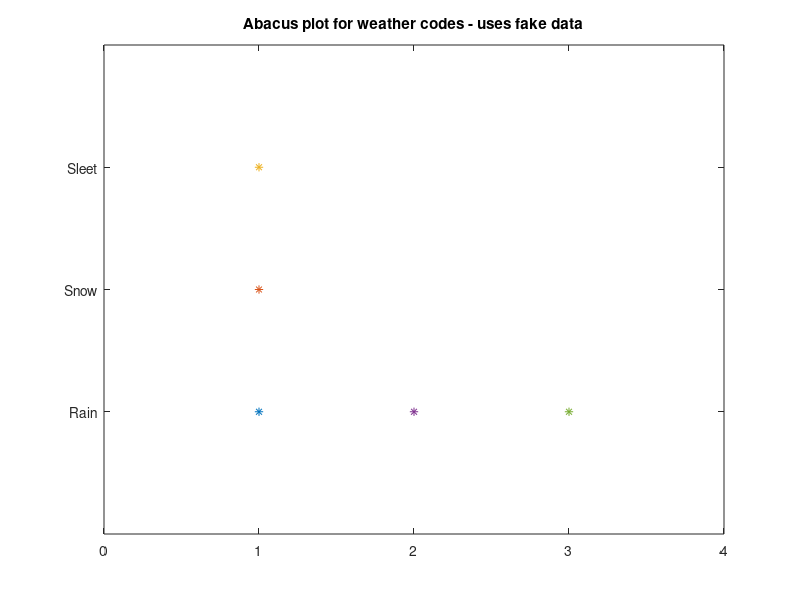

Write the MATLAB code that produced this figure.
%%abacusDemo
    %demonstrates abacus plot creation for present weather codes
    %10/23/17
    %Daniel Hueholt
figure;
plot(1,1,'*'); 
hold on;
plot(1,2,'*'); 
hold on; 
plot(1,3,'*'); 
hold on
plot(2,1,'*');
hold on
plot(3,1,'*');
asdf = gca;
set(asdf,'YTick',[1 2 3]);
set(asdf,'YTickLabel',{'Rain','Snow','Sleet'});
ylim([0 4])
xlim([0 4])
title('Abacus plot for weather codes - uses fake data')